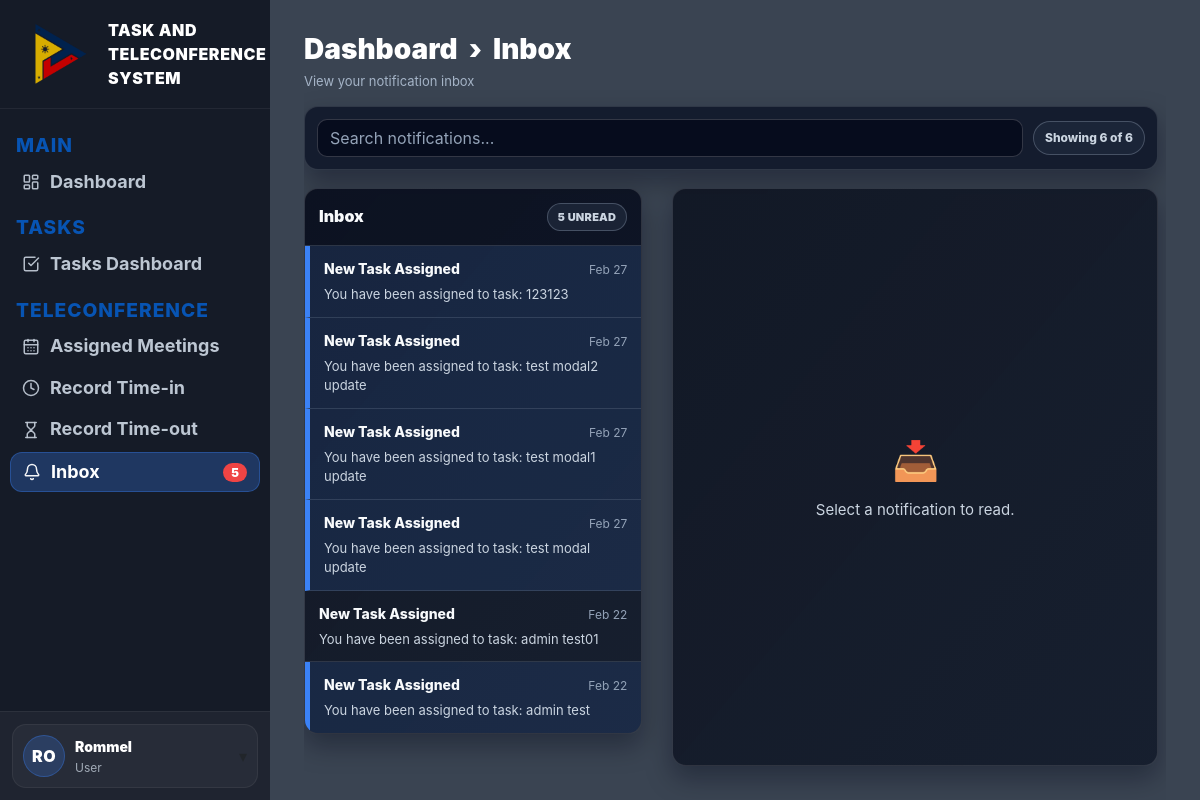
The page /inbox (signed in) on the database as committed earlier.
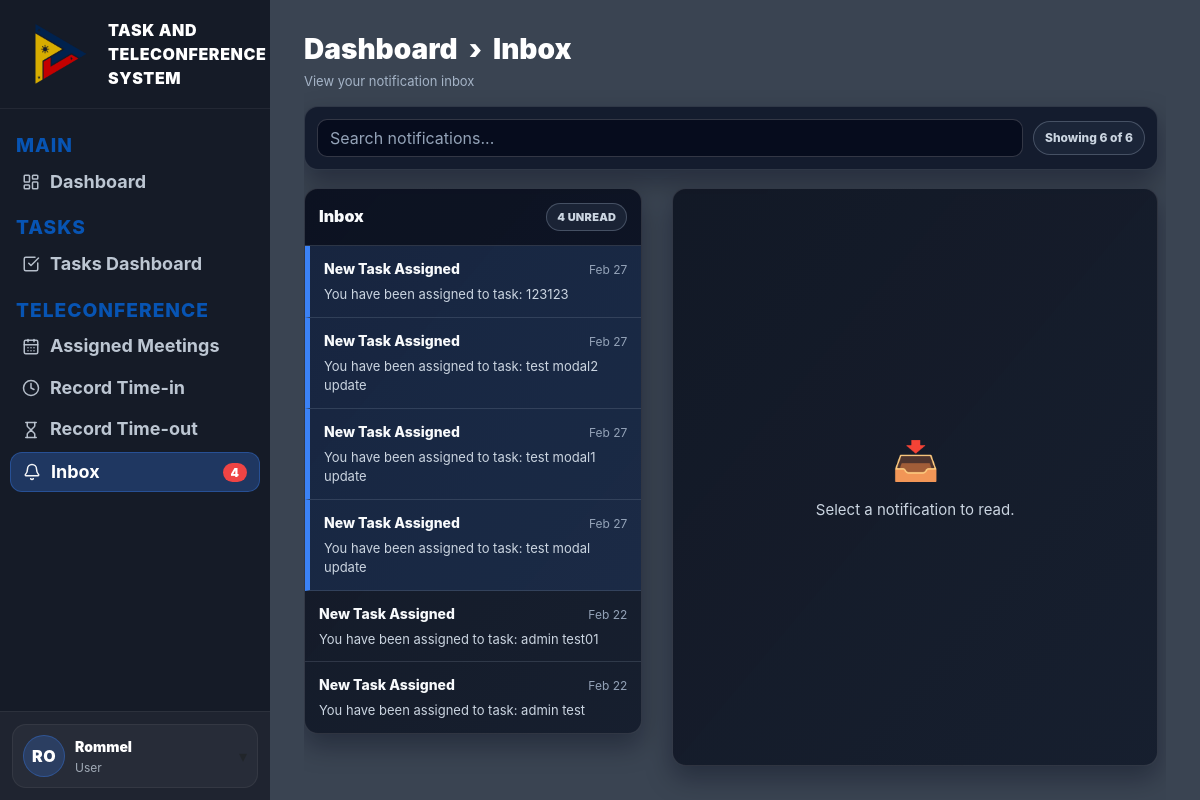
The same page on the database as committed later.
### website/views.py (the view)
@views.route('/inbox')
@login_required
def inbox():
    notifications = Notification.query.filter_by(user_id=current_user.id)\
        .order_by(Notification.created_at.desc()).all()
    unread_count = Notification.query.filter_by(user_id=current_user.id, is_read=False).count()
    return render_template(
        "inbox.html",
        user=current_user,
        notifications=notifications,
        notification_count=unread_count
    )

### website/templates/inbox.html (shortened to what this page needs)
{% extends "base.html" %}
{% block content %}
{% set ns = namespace(total=0, unread=0) %}
{% if notifications %}
  {% for n in notifications %}
    {% set ns.total = ns.total + 1 %}
    {% if not n.is_read %}
      {% set ns.unread = ns.unread + 1 %}
    {% endif %}
  {% endfor %}
{% endif %}
  <main class="main-inner">
    <div class="ib-wrap">
      <div class="td-title">Dashboard &nbsp;&rsaquo;&nbsp; Inbox</div>
      <div class="td-sub">View your notification inbox</div>
      <section class="ib-toolbar" aria-label="Inbox filters">
        <input id="mailSearch" type="text" class="form-control" placeholder="Search notifications..." autocomplete="off">
        <div id="visibleCount" class="ib-visible-count">Showing {{ ns.total }} of {{ ns.total }}</div>
      </section>
      <div class="container-fluid px-0 py-1">
        <div class="row">
          <div class="col-lg-5 col-md-6 mb-3">
            <div class="mail-panel">
              <div class="mail-toolbar">
                <h4 class="mail-title">Inbox</h4>
                <span class="ib-mail-chip">{{ ns.unread }} unread</span>
              </div>
              <div class="mail-list" id="mailList">
                {% if notifications and notifications|length > 0 %}
                  {% for n in notifications %}
                    <button type="button"
                            class="mail-item {% if not n.is_read %}unread{% endif %}"
                            data-title="{{ n.title|e }}"
                            data-message="{{ n.message|e }}"
                            data-date="{{ n.created_at.strftime('%b %d, %Y %I:%M %p') }}"
                            data-id="{{ n.id }}"
                            data-read="{{ 1 if n.is_read else 0 }}">
                      <div class="mail-item-top">
                        <div class="mail-subject">{{ n.title }}</div>
                        <div class="mail-date">{{ n.created_at.strftime('%b %d') }}</div>
                      </div>
                      <div class="mail-preview">{{ n.message }}</div>
                    </button>
                  {% endfor %}
                {% else %}
                  <div class="ib-muted p-3">No notifications yet.</div>
                {% endif %}
              </div>
            </div>
          </div>
          <div class="col-lg-7 col-md-6">
            <div class="reader-panel" id="readerPanel">
              <div class="reader-empty">
                <div class="reader-icon">&#128229;</div>
                <div class="reader-text">Select a notification to read.</div>
              </div>
            </div>
          </div>
        </div>
      </div>
    </div>
  </main>
</div>
{% endblock %}

### website/templates/base.html (shortened to what this page needs)
<!DOCTYPE html>
<html>
<head>
  <link
    rel="stylesheet"
    href="https://stackpath.bootstrapcdn.com/bootstrap/4.4.1/css/bootstrap.min.css"
  />
  <link
    rel="stylesheet"
    href="https://stackpath.bootstrapcdn.com/font-awesome/4.7.0/css/font-awesome.min.css"
  />
  <link rel="stylesheet" href="{{ url_for('static', filename='styles.css') }}">
</head>
<body>
<div class="app-shell">
  <aside class="sidebar-dark">
    <div class="sidebar-brand">
      <img src="{{ url_for('static', filename='assets/PTV_LOGO.png') }}" alt="PTV Logo" class="sidebar-brand-logo">
      <span>TASK AND TELECONFERENCE SYSTEM</span>
    </div>
    <div class="sidebar-nav">
      <div class="sidebar-section">MAIN</div>
      <a class="sidebar-link {% if request.endpoint == 'views.user_dashboard' %}active{% endif %}"
         href="{{ url_for('views.user_dashboard') }}">
        <i data-lucide="layout-dashboard" class="sidebar-icon" aria-hidden="true"></i>
        <span>Dashboard</span>
      </a>
      <div class="sidebar-section">TASKS</div>
      <a class="sidebar-link {% if request.endpoint == 'views.task_dashboard' %}active{% endif %}"
         href="{{ url_for('views.task_dashboard') }}">
        <i data-lucide="check-square" class="sidebar-icon" aria-hidden="true"></i>
        <span>Tasks Dashboard</span>
      </a>
      <div class="sidebar-section">TELECONFERENCE</div>
      <a class="sidebar-link {% if request.endpoint == 'views.assigned_meetings' %}active{% endif %}"
         href="{{ url_for('views.assigned_meetings') }}">
        <i data-lucide="calendar-days" class="sidebar-icon" aria-hidden="true"></i>
        <span>Assigned Meetings</span>
      </a>
      <a class="sidebar-link {% if request.endpoint == 'views.record_timein' %}active{% endif %}"
         href="{{ url_for('views.record_timein') }}">
        <i data-lucide="clock" class="sidebar-icon" aria-hidden="true"></i>
        <span>Record Time-in</span>
      </a>
      <a class="sidebar-link {% if request.endpoint == 'views.record_timeout' %}active{% endif %}"
         href="{{ url_for('views.record_timeout') }}">
        <i data-lucide="hourglass" class="sidebar-icon" aria-hidden="true"></i>
        <span>Record Time-out</span>
      </a>
      <a class="sidebar-link {% if request.endpoint == 'views.inbox' %}active{% endif %}"
         href="{{ url_for('views.inbox') }}">
        <i data-lucide="bell" class="sidebar-icon" aria-hidden="true"></i>
        <span>Inbox</span>
        {% if unread_count and unread_count > 0 %}
          <span class="sidebar-badge">{{ unread_count }}</span>
        {% endif %}
      </a>
    </div>
    {% if current_user.is_authenticated %}
    <div class="sidebar-footer">
      {% set parts = (current_user.firstname or '').split() %}
      {% set first = parts[0] if parts|length > 0 else '' %}
      {% set last = parts[-1] if parts|length > 1 else '' %}
      {% set initials = (first[:1] ~ (last[:1] if last else (first[1:2] if first|length > 1 else ''))).upper() %}
      <div class="user-box" id="userBox">
        <button class="user-trigger" type="button" id="userToggle">
          <div class="user-row">
            <div class="user-avatar">{{ initials }}</div>
            <div>
              <div class="user-name">{{ current_user.firstname }}</div>
              <div class="user-sub">User</div>
            </div>
          </div>
          <div class="caret">▾</div>
        </button>
      </div>
    </div>
    {% endif %}
  </aside>
  <main class="main-area">
    <div class="content-wrap">
      {% block content %}{% endblock %}
    </div>
</body>
</html>

Rows that differ between the two databases and show on the page:
changed Notification "You have been assigned to task: admin test": is_read False → True (drawn)
Other text that changed with them:
{{ unread_count }}: "5" → "4"
text written by a page script: "5 UNREAD" → "4 UNREAD"
